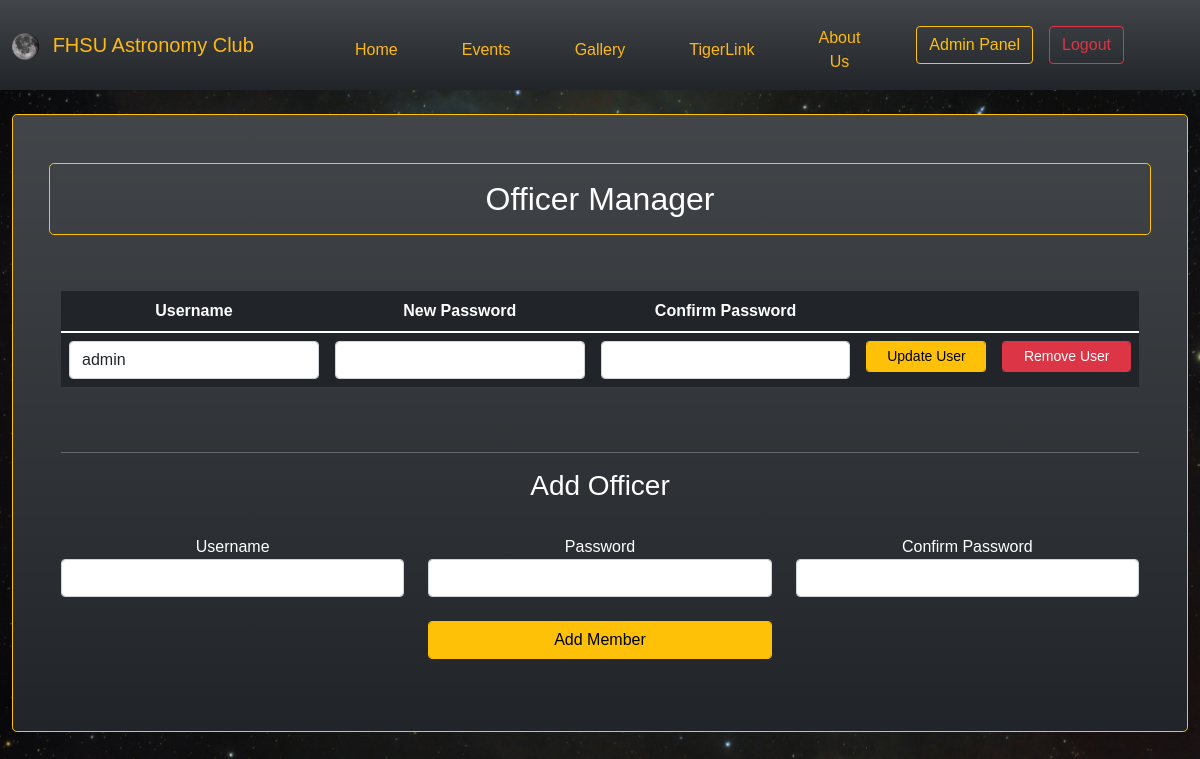
Page /officer_manager (signed in) on the earlier database version.
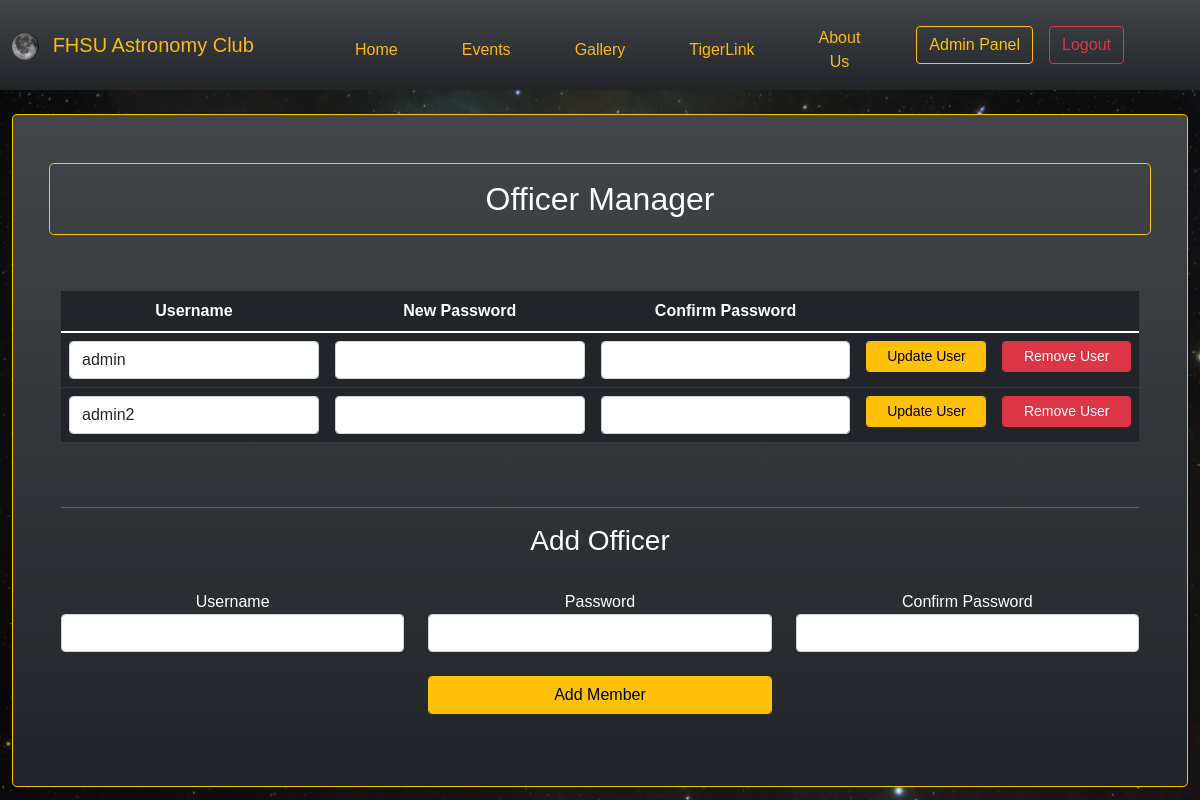
Same page on the later database version.
### tables this page shows
CREATE TABLE officers (
  id integer PRIMARY KEY AUTOINCREMENT,
  username TEXT,
  password TEXT
  );

### app.py (the view)
    @app.route("/officer_manager", methods=['GET', 'POST'])
    def officer_manager():
        add = AddOfficer(request.form)
        edit = EditOfficer(request.form)
        remove = RemoveOfficer(request.form)
        conn = get_db_connection()
        officers = conn.execute("SELECT * FROM officers").fetchall()
        conn.close()
        try:
            if(session['loggedIn'] == False):
                return redirect(url_for('login'))
        except:
            session['loggedIn'] = False
            return redirect(url_for('login'))
        try:
            if request.method == 'POST' and add.add_member.data and add.validate():
                try:
                    username = add.username.data
                    password = bcrypt.hashpw(add.password.data.encode('utf-8'), bcrypt.gensalt())
                    conn = get_db_connection()
                    conn.execute("INSERT INTO officers(username, password) VALUES(?, ?)", (username, password))
                    conn.commit()
                    officers = conn.execute("SELECT * FROM officers").fetchall()
                    conn.close()
                    flash('Officer successfully added!', 'success')
                    return redirect(url_for('officer_manager'))
                except:
                    flash('Officer add failed. Please try again.', 'danger')
                    return render_template('officer_manager.html', officers=officers, add=add, edit=edit, remove=remove)
            elif request.method == 'POST' and edit.update_user.data and edit.validate():
                try:
                    id = edit.id.data
                    username = edit.username.data
                    password = bcrypt.hashpw(edit.password.data.encode('utf-8'), bcrypt.gensalt())
                    conn = get_db_connection()
                    conn.execute('UPDATE officers SET username = ?, password = ? WHERE id = ?', (username, password, id))
                    conn.commit()
                    officers = conn.execute("SELECT * FROM officers").fetchall()
                    conn.close()
                    flash('Officer successfully edited!', 'success')
                    return redirect(url_for('officer_manager'))
                except:
                    flash('Officer edit failed. Please try again.', 'danger')
                    return render_template('officer_manager.html', officers=officers, add=add, edit=edit, remove=remove)
            elif request.method == 'POST' and remove.remove_user.data:
                try:
                    id = remove.id.data
                    conn = get_db_connection()
                    conn.execute('DELETE FROM officers WHERE id = ?', (id,))
                    conn.commit()
                    officers = conn.execute("SELECT * FROM officers").fetchall()
                    conn.close()
                    flash('Officer successfully removed!', 'success')
                    return render_template('officer_manager.html', officers=officers, add=add, edit=edit, remove=remove)
                except:
                    flash('Officer remove failed. Please try again.', 'danger')
                    return render_template('officer_manager.html', officers=officers, add=add, edit=edit, remove=remove)
        except:
            return render_template('officer_manager.html', officers=officers, add=add, edit=edit, remove=remove)
        return render_template('officer_manager.html', officers=officers, add=add, edit=edit, remove=remove)

### app.py
    class AddOfficer(Form):
        username = StringField('Username', [validators.Length(min=1, max=30)])
        password = PasswordField('Password', [
                validators.DataRequired(),
                validators.EqualTo('confirm', message='Passwords do not match.')
            ])
        confirm = PasswordField('Confirm Password')
        add_member = SubmitField()

    class EditOfficer(Form):
        id = HiddenField("ID")
        username = StringField('Username', [validators.Length(min=1, max=30)])
        password = PasswordField('Password', [
                validators.DataRequired(),
                validators.EqualTo('confirm', message='Passwords do not match.')
            ])
        confirm = PasswordField('Confirm Password')
        update_user = SubmitField()

### templates/officer_manager.html (shortened to what this page needs)
{% extends 'base.html' %}
{% block content %}
<div class="container-fluid">
    <div class="p-5 bg-dark bg-gradient border border-warning rounded-3 text-center text-white mb-5">
        <div class="row mb-5">
            <h2 class="border border-warning rounded-3 p-3">Officer Manager</h2>
        </div>
        <div class="table-responsive mb-5">
            {% from "_formhelpers2.html" import render_field2 %}
            <table class="table table-dark">
                <thead>
                    <th scope="col">Username</th>
                    <th scope="col">New Password</th>
                    <th scope="col">Confirm Password</th>
                    <th scope="col"></th>
                    <th scope="col"></th>
                </thead>
                <tbody>
                    {% for officer in officers %}
                        <form method="post" id="officer-{{officer[0]}}">
                            <tr class="mt-2">
                                <td>
                                    <div class="form-group">
                                        {{ render_field2(edit.username, class_="form-control", value=officer[1]) }}
                                    </div>
                                </td>
                                <td>
                                    <div class="form-group">
                                        {{ render_field2(edit.password, class_="form-control", value=officer[2]) }}
                                    </div>
                                </td>
                                <td>
                                    <div class="form-group">
                                        {{ render_field2(edit.confirm, class_="form-control", value=officer[2]) }}
                                    </div>
                                </td>
                                <td>
                                    <div class="form-group">
                                        {{ render_field2(edit.update_user, class_="form-control btn btn-sm btn-warning") }}
                                    </div>
                                </td>
                        </form>
                        <form method="post">
                                <td>
                                    <div class="form-group">
                                        {{ render_field2(remove.remove_user, class_="form-control btn btn-sm btn-danger") }}
                                    </div>
                                </td>
                        </form>
                    {% endfor %}
                </tbody>
            </table>
        </div>
        <hr>
        {% from "_formhelpers.html" import render_field %}
        <div class="row mb-4">
            <h3>Add Officer</h3>
        </div>
        <form method="post">
            <div class="row mb-4">
                <div class="col">
                    <div class="form-group">
                        {{ render_field(add.username, class_="form-control") }}
                    </div>
                </div>
                <div class="col">
                    <div class="form-group">
                        {{ render_field(add.password, class_="form-control") }}
                    </div>
                </div>
                <div class="col">
                    <div class="form-group">
                        {{ render_field(add.confirm, class_="form-control") }}
                    </div>
                </div>
            </div>
            <div class="row mb-4">
                <div class="col-4 offset-4">
                    <div class="form-group">
                        {{ render_field2(add.add_member, class_="form-control btn btn-warning") }}
                    </div>
                </div>
            </div>
        </form>
    </div>
</div>
{% endblock %}

### templates/_formhelpers2.html (shortened to what this page needs)
{% macro render_field2(field) %}
    {{field(**kwargs)|safe}}
{% endmacro %}

Differences in the rows shown:
added officers: username "admin2"
